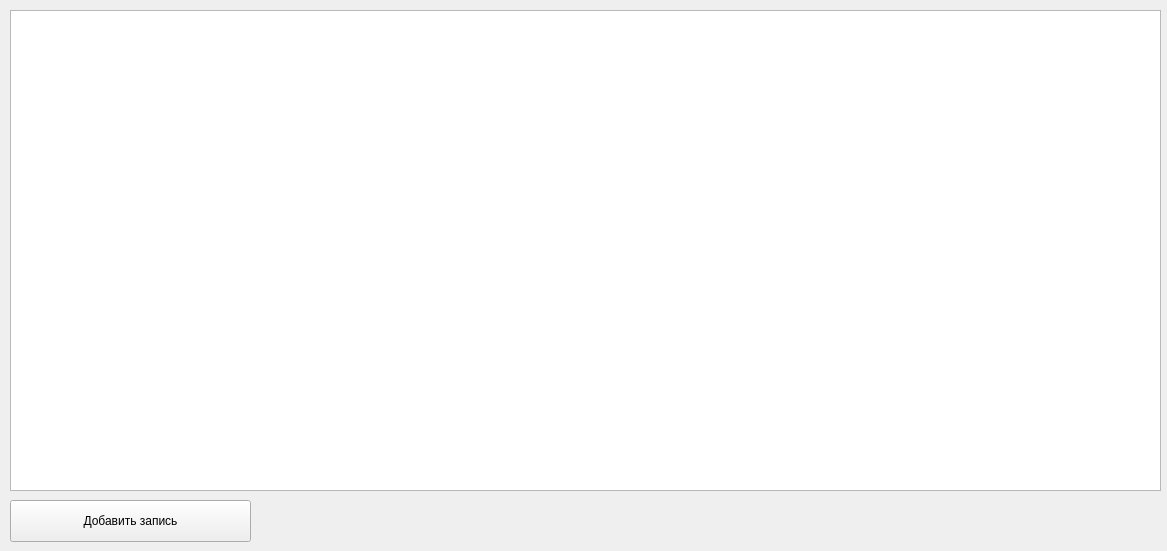
<?xml version="1.0" encoding="UTF-8"?>
<ui version="4.0">
 <class>MainWindow</class>
 <widget class="QMainWindow" name="MainWindow">
  <property name="geometry">
   <rect>
    <x>0</x>
    <y>0</y>
    <width>1167</width>
    <height>551</height>
   </rect>
  </property>
  <property name="windowTitle">
   <string>Капучино</string>
  </property>
  <widget class="QWidget" name="centralwidget">
   <widget class="QTableWidget" name="table">
    <property name="geometry">
     <rect>
      <x>10</x>
      <y>10</y>
      <width>1151</width>
      <height>481</height>
     </rect>
    </property>
   </widget>
   <widget class="QPushButton" name="add_button">
    <property name="geometry">
     <rect>
      <x>10</x>
      <y>500</y>
      <width>241</width>
      <height>42</height>
     </rect>
    </property>
    <property name="text">
     <string>Добавить запись</string>
    </property>
   </widget>
  </widget>
 </widget>
 <resources/>
 <connections/>
</ui>
